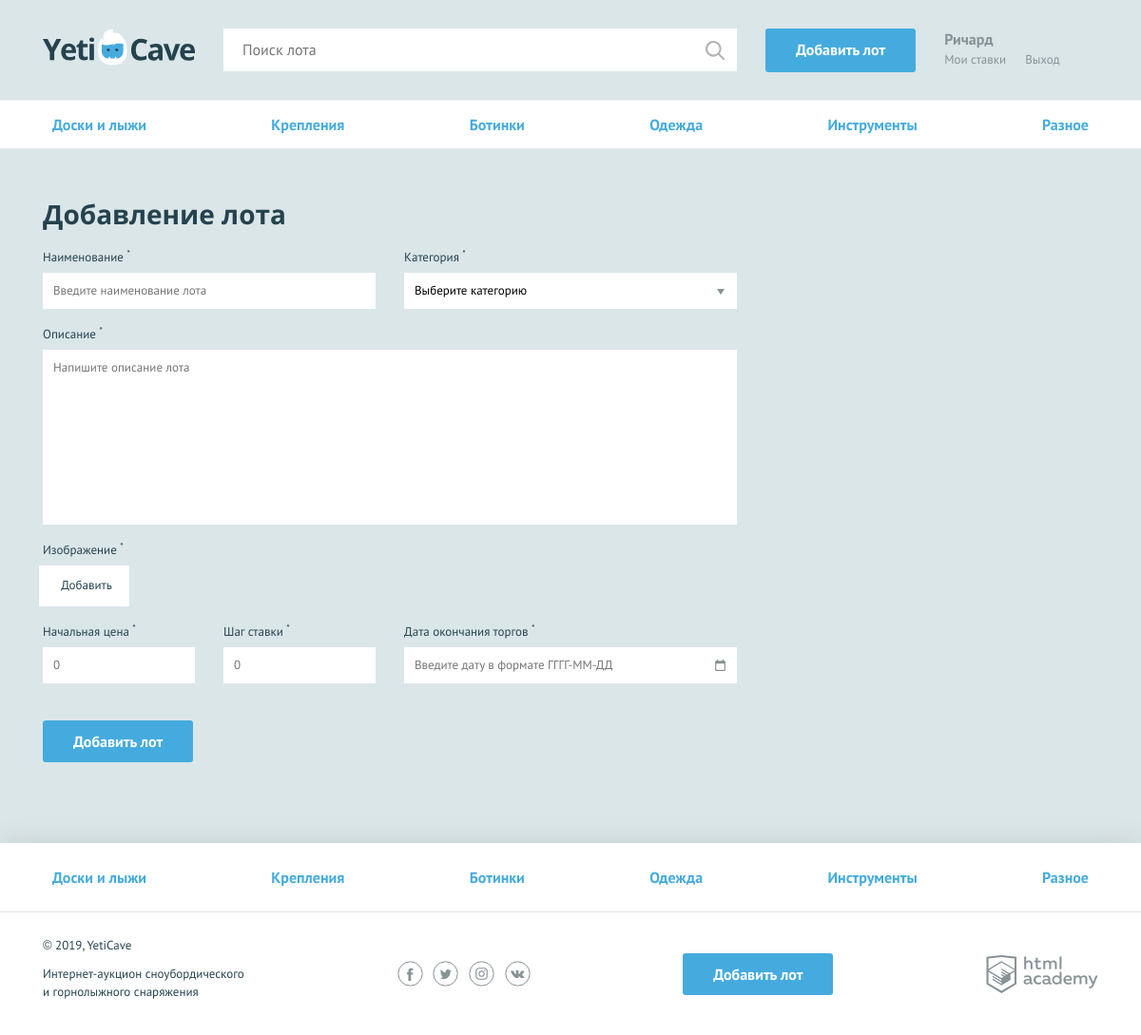
The page /add.php (signed in) on the database its author committed.
### tables this page shows
CREATE TABLE categories (
    id         INT AUTO_INCREMENT PRIMARY KEY,
    name       CHAR(64) NOT NULL,
    symb_code  CHAR(64) NOT NULL
);

### helpers.php (called while the page is built, shortened)
<?php
function include_template($name, array $data = [])
{
    $name = 'templates/' . $name;
    extract($data);
    require $name;
    $result = ob_get_clean();
    return $result;
}

### functions.php (called while the page is built, shortened)
<?php
function readFromDatabase(string $sql, $con): array
{
    $data = mysqli_query($con, $sql);
    $data = mysqli_fetch_all($data, MYSQLI_ASSOC);
    return $data;
}
function getCategories($connection): array
{
    $request = "SELECT * FROM categories";
    $categories = readFromDatabase($request, $connection);
    return $categories;
}
function getPostVal(string $name): string
{
    return $_POST[$name] ?? "";
}
function errorClass(array $errors, string $name)
{
    return '';
}

### init.php (called while the page is built, shortened)
<?php
$errors = [];
require_once('functions.php');
require_once('helpers.php');

### templates/add_lot.php (the view, shortened to what this page needs)
<nav class="nav">
    <ul class="nav__list container">
        <?php foreach ($categories as $value): ?>
            <li class="nav__item">
                <a href="search_category.php?category=<?= ($value['id']) ?? ''; ?>"><?= strip_tags($value['name']) ?? ''; ?></a>
            </li>
        <?php endforeach; ?>
    </ul>
</nav>
<form class="form form--add-lot container <?php if (!empty($errors)): echo 'form--invalid'; endif; ?>" action="add.php"
      method="post" enctype="multipart/form-data">
    <h2>Добавление лота</h2>
    <div class="form__container-two">
        <div class="form__item <?= errorClass($errors, 'lot-name'); ?>">
            <label for="lot-name">Наименование <sup>*</sup></label>
            <input id="lot-name" type="text" name="lot-name" placeholder="Введите наименование лота"
                   value="<?= strip_tags(getPostVal('lot-name')); ?>">
        </div>
        <div class="form__item <?= errorClass($errors, 'category'); ?>">
            <label for="category">Категория <sup>*</sup></label>
            <select id="category" name="category">
                <option>Выберите категорию</option>
            </select>
        </div>
    </div>
    <div class="form__item form__item--wide <?= errorClass($errors, 'message'); ?>">
        <label for="message">Описание <sup>*</sup></label>
        <textarea id="message" name="message"
                  placeholder="Напишите описание лота"><?= strip_tags(getPostVal('message')); ?></textarea>
    </div>
    <div class="form__item form__item--file <?= errorClass($errors, 'image'); ?>">
        <label>Изображение <sup>*</sup></label>
        <div class="form__input-file">
            <label for="lot-img">
                Добавить
            </label>
        </div>
    </div>
    <div class="form__container-three">
        <div class="form__item form__item--small <?= errorClass($errors, 'lot-rate'); ?>">
            <label for="lot-rate">Начальная цена <sup>*</sup></label>
            <input id="lot-rate" type="text" name="lot-rate" placeholder="0" value="<?= strip_tags(getPostVal('lot-rate')); ?>">
        </div>
        <div class="form__item form__item--small <?= errorClass($errors, 'lot-step'); ?>">
            <label for="lot-step">Шаг ставки <sup>*</sup></label>
            <input id="lot-step" type="text" name="lot-step" placeholder="0" value="<?= strip_tags(getPostVal('lot-step')); ?>">
        </div>
        <div class="form__item <?= errorClass($errors, 'lot-date'); ?>">
            <label for="lot-date">Дата окончания торгов <sup>*</sup></label>
            <input class="form__input-date" id="lot-date" type="text" name="lot-date"
                   placeholder="Введите дату в формате ГГГГ-ММ-ДД" value="<?= strip_tags(getPostVal('lot-date')); ?>">
        </div>
    </div>
    <button type="submit" class="button">Добавить лот</button>
</form>

### templates/layout.php (shortened to what this page needs)
<!DOCTYPE html>
<html lang="ru">
<head>
    <link href="../css/normalize.min.css" rel="stylesheet">
    <link href="../css/style.css" rel="stylesheet">
    <?php if (isset($isAdd)): echo '<link href="../css/flatpickr.min.css" rel="stylesheet">'; endif; ?>
</head>
<body>
<div class="page-wrapper">
    <header class="main-header">
        <div class="main-header__container container">
            <a class="main-header__logo" href = "index.php">
                <img src="../img/logo.svg" width="160" height="39" alt="Логотип компании YetiCave">
            </a>
            <form class="main-header__search" method="get" action="search.php" autocomplete="off">
                <input type="search" name="search" placeholder="Поиск лота">
                <input class="main-header__search-btn" type="submit" name="find" value="Найти">
            </form>
            <a class="main-header__add-lot button" href="add.php">Добавить лот</a>
            <nav class="user-menu">
                <?php if (isset($_SESSION['name'])): ?>
                    <div class="user-menu__logged">
                        <p><?= strip_tags($_SESSION['name']); ?></p>
                        <a class="user-menu__bets" href="bets.php">Мои ставки</a>
                        <a class="user-menu__logout" href="logout.php">Выход</a>
                    </div>
                <?php endif; ?>
            </nav>
        </div>
    </header>
    <main class=<?php if (isset($isMain)): echo 'container'; endif; ?>>
        <?= $content; ?>
    </main>
</div>
<footer class="main-footer">
    <nav class="nav">
        <ul class="nav__list container">
            <?php foreach ($categories as $value): ?>
                <li class="nav__item <?php if (isset($request) && $value['name'] === $request): echo " nav__item--current"; endif; ?>">
                    <a href="search_category.php?category=<?= $value['id'] ?? ''; ?>"><?= strip_tags($value['name']) ?? ''; ?></a>
                </li>
            <?php endforeach; ?>
        </ul>
    </nav>
    <div class="main-footer__bottom container">
        <div class="main-footer__copyright">
            <p>© 2019, YetiCave</p>
            <p>Интернет-аукцион сноубордического и горнолыжного снаряжения</p>
        </div>
        <div class="main-footer__social social">
            <a class="social__link social__link--facebook" href="#">
            </a>
            <a class="social__link social__link--twitter" href="#">
            </a>
            <a class="social__link social__link--instagram" href="#">
            </a>
            <a class="social__link social__link--vkontakte" href="#">
            </a>
        </div>
        <a class="main-footer__add-lot button" href="add.php">Добавить лот</a>
        <div class="main-footer__developed-by">
            <a class="logo-academy" href="https://htmlacademy.ru/intensive/php">
            </a>
        </div>
    </div>
</footer>
<?php if (!isset($isSign)): ?>
</body>
</html>
<?php endif; ?>

### rows shown on the page
categories: name "Доски и лыжи"
categories: name "Крепления"
categories: name "Ботинки"
categories: name "Одежда"
categories: name "Инструменты"
categories: name "Разное"

### other values the page prints
strip_tags($_SESSION['name']) "Ричард"
